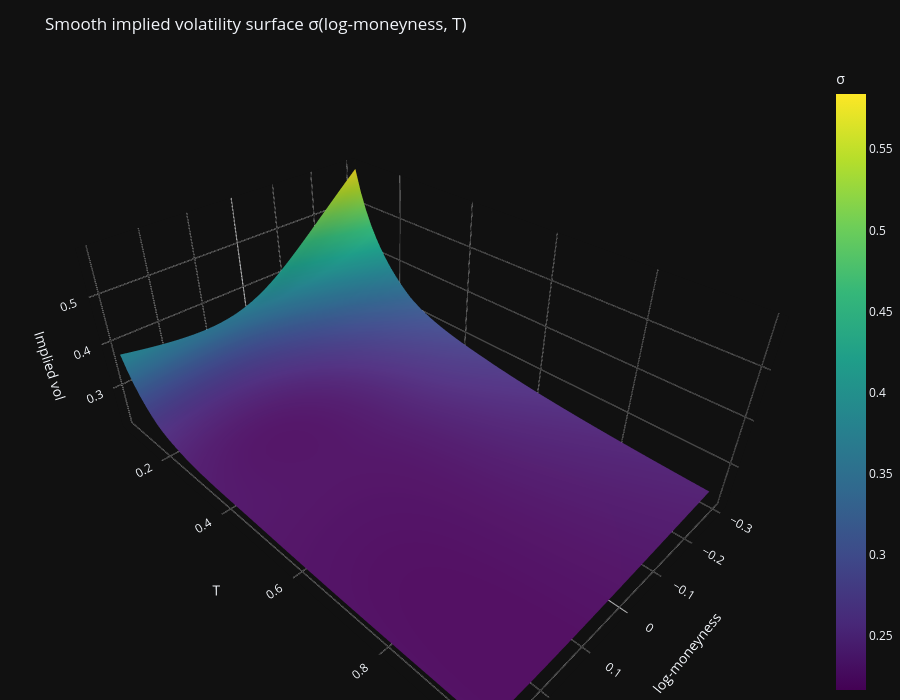

This figure's notebook cell:
### Code cell
fig = go.Figure(
    data=[
        go.Surface(
            x=LM,                 
            y=TT,                 
            z=IV_surface,         
            colorscale="Viridis",
            cmin=np.nanmin(IV_surface),
            cmax=np.nanmax(IV_surface),
            colorbar=dict(title="σ")
        )
    ]
)

fig.update_layout(
    template="plotly_dark",  
    title="Smooth implied volatility surface σ(log-moneyness, T)",
    width=900,
    height=700,
    scene=dict(
        xaxis_title="log-moneyness",
        yaxis_title="T",
        zaxis_title="Implied vol",
        xaxis=dict(showgrid=True, gridcolor="rgba(255,255,255,0.12)"),
        yaxis=dict(showgrid=True, gridcolor="rgba(255,255,255,0.12)"),
        zaxis=dict(showgrid=True, gridcolor="rgba(255,255,255,0.12)")
    ),margin=dict(l=0, r=0, t=60, b=0))

fig.write_html("implied_vol_surface.html")

fig.show()

### Figure 1 — Plotly figure (JSON) as saved in the notebook; plotly's stock layout.template omitted (floating-point values rounded to 4 significant figures; data arrays with more than 128 entries replaced by an {"elided": "..."} marker saying what was removed)
{"data": [{"cmax": 0.5841, "cmin": 0.2166, "colorbar": {"title": {"text": "σ"}}, "colorscale": [[0, "#440154"], [0.1111, "#482878"], [0.2222, "#3e4989"], [0.3333, "#31688e"], [0.4444, "#26828e"], [0.5556, "#1f9e89"], [0.6667, "#35b779"], [0.7778, "#6ece58"], [0.8889, "#b5de2b"], [1, "#fde725"]], "type": "surface", "x": {"elided": "60x200 float values"}, "y": {"elided": "60x200 float values"}, "z": {"elided": "60x200 float values"}}], "layout": {"height": 700, "margin": {"b": 0, "l": 0, "r": 0, "t": 60}, "scene": {"xaxis": {"gridcolor": "rgba(255,255,255,0.12)", "showgrid": true, "title": {"text": "log-moneyness"}}, "yaxis": {"gridcolor": "rgba(255,255,255,0.12)", "showgrid": true, "title": {"text": "T"}}, "zaxis": {"gridcolor": "rgba(255,255,255,0.12)", "showgrid": true, "title": {"text": "Implied vol"}}}, "title": {"text": "Smooth implied volatility surface σ(log-moneyness, T)"}, "width": 900}}
